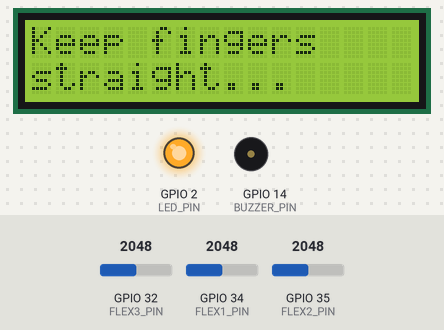
Simulated run of this sketch. Board: ESP32. Parts: 16×2 character LCD, output pins drawn as LEDs (lit = HIGH), buzzer (waves = sounding, pin HIGH). The test bench sets the inputs (shaded band); at power-on: GPIO 32 (FLEX3_PIN) = 2048, GPIO 34 (FLEX1_PIN) = 2048, GPIO 35 (FLEX2_PIN) = 2048 (analog values on the 0–4095 scale). WiFi joins after 1.5 s; servers stay silent unless stated; uploads are accepted with an empty reply; what the sketch prints to the serial monitor is not drawn.

Above: at 4.0 s.
At 7.2 s:
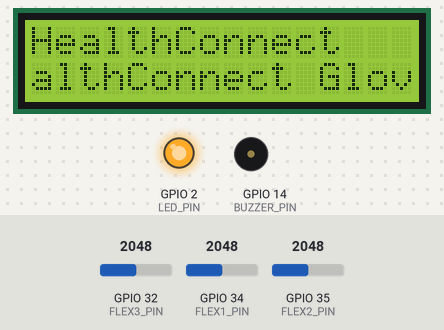
7.3 s: GPIO 32 (FLEX3_PIN) set to 2210
At 8.6 s:
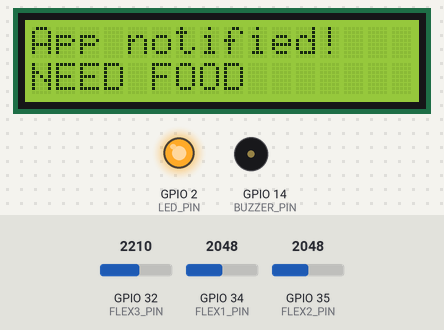
10.3 s: GPIO 34 (FLEX1_PIN) set to 2223
At 11.2 s:
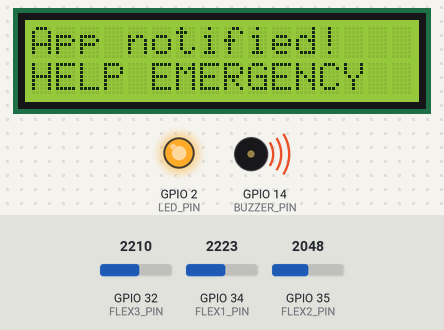
13.3 s: GPIO 35 (FLEX2_PIN) set to 2176
At 14.6 s:
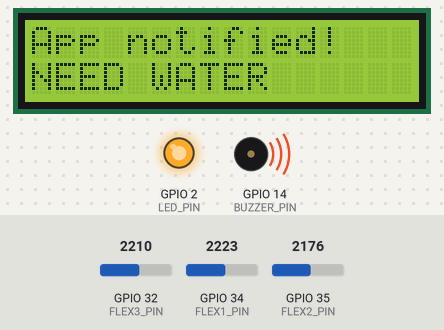
Timing chart, 0 to 28.6 s (numbered marks = the images above; inputs shaded):
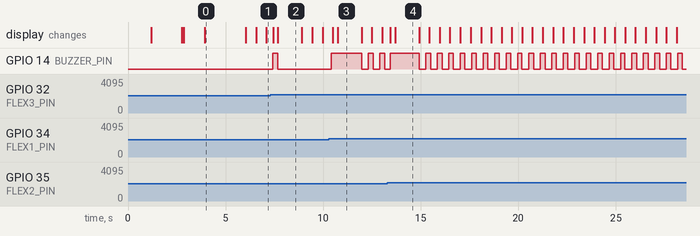

The sketch:

healthconnect_smart_glove.ino
```cpp
/*
 * HealthConnect Smart Glove — ESP32 Dev Module
 *
 * Flex sensor mapping from the supplied glove sketch:
 * GPIO 34 -> HELP / EMERGENCY; GPIO 35 -> WATER; GPIO 32 -> FOOD.
 * This version sends app events to HealthConnect's POST /api/patient-events.
 * Gmail SMTP is intentionally omitted for now.
 *
 * Copy secrets.example.h to secrets.h and enter Wi-Fi credentials locally.
 * Do not commit secrets.h. Configure LOCAL_SERVER_IP or the Cloudflare URL below.
 */

#include <WiFi.h>
#include <HTTPClient.h>
#include <WiFiClientSecure.h>
#include <Wire.h>
#include <LiquidCrystal_I2C.h>
#include <math.h>
#include "secrets.h"

// ---------------- APP CONNECTION ----------------
#define USE_CLOUDFLARE_TUNNEL 0
const char* LOCAL_SERVER_IP = "192.168.1.100"; // CHANGE to laptop IPv4 address
const uint16_t LOCAL_SERVER_PORT = 3001;
const char* CLOUDFLARE_BASE_URL = "https://YOUR-TUNNEL.trycloudflare.com";
const char* PATIENT_EVENTS_PATH = "/api/patient-events";
const char* DEVICE_ID = "GLOVE-ESP32-DEV01";

// ---------------- HARDWARE PINS ----------------
#define FLEX1_PIN 34
#define FLEX2_PIN 35
#define FLEX3_PIN 32
#define BUZZER_PIN 14
#define LED_PIN 2

LiquidCrystal_I2C lcd(0x27, 16, 2);

// ---------------- FLEX CALIBRATION ----------------
const int CHANGE_THRESHOLD = 100;
const int RESET_THRESHOLD = 50;
int baseline1 = 0, baseline2 = 0, baseline3 = 0;
bool helpActive = false, waterActive = false, foodActive = false;
bool startupReady = false;
// Emergency buzzer remains latched until the ESP32 restarts.
bool helpEmergencyLatched = false;

// ---------------- BUZZER SETTINGS ----------------
bool alertBuzzerActive = false, buzzerState = false;
unsigned long lastBuzzerToggle = 0;
const unsigned long BUZZER_ON_TIME = 200;
const unsigned long BUZZER_OFF_TIME = 300;

// ---------------- LCD HOMEPAGE ----------------
bool homeScreenActive = false;
unsigned long lastHomeScroll = 0;
int homeScrollIndex = 0;
const char homeText[] = "HealthConnect Glove Ready  ";

void showLCD(const char* line1, const char* line2) {
  homeScreenActive = false;
  lcd.setCursor(0, 0); lcd.print("                ");
  lcd.setCursor(0, 0); lcd.print(line1);
  lcd.setCursor(0, 1); lcd.print("                ");
  lcd.setCursor(0, 1); lcd.print(line2);
}

void showHomePage() {
  homeScreenActive = true;
  homeScrollIndex = 0;
  lastHomeScroll = millis();
  lcd.setCursor(0, 0); lcd.print("HealthConnect   ");
  lcd.setCursor(0, 1);
  for (int i = 0; i < 16; i++) lcd.print(homeText[i]);
}

void updateHomePage() {
  if (!homeScreenActive || millis() - lastHomeScroll < 500) return;
  lastHomeScroll = millis();
  const int textLength = sizeof(homeText) - 1;
  const int maxOffset = textLength > 16 ? textLength - 16 : 0;
  homeScrollIndex = (homeScrollIndex + 1) > maxOffset ? 0 : homeScrollIndex + 1;
  lcd.setCursor(0, 1);
  for (int i = 0; i < 16; i++) lcd.print(homeText[homeScrollIndex + i]);
}

void startAlertBuzzer() {
  alertBuzzerActive = true;
  buzzerState = true;
  lastBuzzerToggle = millis();
  digitalWrite(BUZZER_PIN, HIGH);
}

void stopAlertBuzzer() {
  if (helpEmergencyLatched) return;
  alertBuzzerActive = false;
  buzzerState = false;
  digitalWrite(BUZZER_PIN, LOW);
}

void updateBuzzer() {
  if (!alertBuzzerActive) return;
  const unsigned long now = millis();
  if (buzzerState && now - lastBuzzerToggle >= BUZZER_ON_TIME) {
    buzzerState = false;
    lastBuzzerToggle = now;
    digitalWrite(BUZZER_PIN, LOW);
  } else if (!buzzerState && now - lastBuzzerToggle >= BUZZER_OFF_TIME) {
    buzzerState = true;
    lastBuzzerToggle = now;
    digitalWrite(BUZZER_PIN, HIGH);
  }
}

void updateLED() {
  digitalWrite(LED_PIN, WiFi.status() == WL_CONNECTED ? HIGH : LOW);
}

bool connectWiFi() {
  showLCD("Connecting WiFi", "Please wait...");
  Serial.println("[WiFi] Connecting...");
  WiFi.mode(WIFI_STA);
  WiFi.begin(WIFI_SSID, WIFI_PASSWORD);
  const unsigned long startTime = millis();

  while (WiFi.status() != WL_CONNECTED && millis() - startTime < 20000) {
    updateLED();
    delay(250);
    Serial.print(".");
  }
  Serial.println();

  if (WiFi.status() == WL_CONNECTED) {
    Serial.print("[WiFi] Connected. ESP32 IP: ");
    Serial.println(WiFi.localIP());
    updateLED();
    return true;
  }
  Serial.println("[WiFi] Connection failed.");
  digitalWrite(LED_PIN, LOW);
  return false;
}

bool ensureWiFi() {
  if (WiFi.status() == WL_CONNECTED) return true;
  Serial.println("[WiFi] Reconnecting...");
  showLCD("WiFi reconnect", "Please wait...");
  WiFi.reconnect();
  const unsigned long startTime = millis();
  while (WiFi.status() != WL_CONNECTED && millis() - startTime < 10000) {
    updateLED();
    delay(200);
  }
  updateLED();
  return WiFi.status() == WL_CONNECTED;
}

int readFlexSensor(int pin) {
  long total = 0;
  for (int i = 0; i < 10; i++) {
    total += analogRead(pin);
    delay(2);
  }
  return static_cast<int>(total / 10);
}

bool checkRequirements() {
  showLCD("Initializing...", "Checking sensors");
  const int value1 = readFlexSensor(FLEX1_PIN);
  const int value2 = readFlexSensor(FLEX2_PIN);
  const int value3 = readFlexSensor(FLEX3_PIN);
  Serial.println("----- STARTUP CHECK -----");
  Serial.printf("Flex 1: %d\nFlex 2: %d\nFlex 3: %d\n", value1, value2, value3);

  const bool sensorsOK =
      value1 > 2 && value1 < 4093 &&
      value2 > 2 && value2 < 4093 &&
      value3 > 2 && value3 < 4093;
  const bool wifiOK = WiFi.status() == WL_CONNECTED;
  Serial.printf("Flex sensor check: %s\n", sensorsOK ? "PASSED" : "FAILED");
  Serial.printf("Wi-Fi check: %s\n", wifiOK ? "PASSED" : "FAILED");

  if (!sensorsOK) { showLCD("Sensor Check", "Check wiring!"); return false; }
  if (!wifiOK) { showLCD("WiFi Not Ready", "Check network"); return false; }
  showLCD("Checks Passed", "Calibrating...");
  delay(1000);
  return true;
}

void calibrateSensors() {
  showLCD("Keep fingers", "straight...");
  Serial.println("[Sensor] Calibrating. Keep fingers straight.");
  delay(2000);
  baseline1 = readFlexSensor(FLEX1_PIN);
  baseline2 = readFlexSensor(FLEX2_PIN);
  baseline3 = readFlexSensor(FLEX3_PIN);
  Serial.printf("Baseline 1: %d\nBaseline 2: %d\nBaseline 3: %d\n",
                baseline1, baseline2, baseline3);
  helpActive = waterActive = foodActive = false;
}

String makeEventUrl() {
#if USE_CLOUDFLARE_TUNNEL
  return String(CLOUDFLARE_BASE_URL) + PATIENT_EVENTS_PATH;
#else
  return String("http://") + LOCAL_SERVER_IP + ":" +
         String(LOCAL_SERVER_PORT) + PATIENT_EVENTS_PATH;
#endif
}

template <typename TClient>
bool postGestureEvent(TClient& client, const String& url, const char* gesture) {
  HTTPClient http;
  http.setTimeout(6000);
  if (!http.begin(client, url)) {
    Serial.println("[App] ERROR: Could not initialize HTTP request.");
    return false;
  }

  http.addHeader("Content-Type", "application/json");
  http.addHeader("Accept", "application/json");
  const String payload = String("{\"deviceId\":\"") + DEVICE_ID +
                         "\",\"gesture\":\"" + gesture + "\"}";

  Serial.print("[App] POST "); Serial.println(url);
  Serial.print("[App] Payload: "); Serial.println(payload);
  const int statusCode = http.POST(payload);
  const String responseBody = statusCode > 0 ? http.getString() : "";
  http.end();

  Serial.printf("[App] HTTP status: %d\n", statusCode);
  if (responseBody.length()) { Serial.print("[App] Response: "); Serial.println(responseBody); }
  return statusCode >= 200 && statusCode < 300;
}

bool sendAppEvent(const char* gesture, const char* lcdLabel) {
  Serial.println();
  Serial.println("==============================");
  Serial.print("[Gesture] Detected: "); Serial.println(gesture);
  showLCD("Sending request", lcdLabel);
  startAlertBuzzer();

  if (!ensureWiFi()) {
    Serial.println("[App] FAILED: Wi-Fi unavailable.");
    showLCD("Request failed", "WiFi unavailable");
    delay(1200);
    showHomePage();
    return false;
  }

  const String url = makeEventUrl();
  bool success = false;
#if USE_CLOUDFLARE_TUNNEL
  // DEMO ONLY: this bypasses certificate validation; not production-safe.
  WiFiClientSecure client;
  client.setInsecure();
  success = postGestureEvent(client, url, gesture);
#else
  WiFiClient client;
  success = postGestureEvent(client, url, gesture);
#endif

  if (success) {
    Serial.println("[App] Request accepted by HealthConnect.");
    showLCD("App notified!", lcdLabel);
    if (!helpEmergencyLatched) stopAlertBuzzer();
  } else {
    Serial.println("[App] FAILED: Request was not accepted. Check endpoint/server.");
    showLCD("App request failed", "Check connection");
    // Keep buzzer active if delivery fails so the event is not silently lost.
  }

  delay(1200);
  showHomePage();
  Serial.println("==============================");
  return success;
}

void setup() {
  Serial.begin(115200);
  pinMode(FLEX1_PIN, INPUT);
  pinMode(FLEX2_PIN, INPUT);
  pinMode(FLEX3_PIN, INPUT);
  pinMode(BUZZER_PIN, OUTPUT);
  pinMode(LED_PIN, OUTPUT);
  digitalWrite(BUZZER_PIN, LOW);
  digitalWrite(LED_PIN, LOW);

  analogReadResolution(12);
  Wire.begin(21, 22);
  lcd.init();
  lcd.backlight();
  showLCD("HealthConnect", "Initializing...");
  delay(1000);

  if (!connectWiFi()) {
    showLCD("WiFi Failed", "Check secrets.h");
    Serial.println("[Startup] Failed: Wi-Fi unavailable.");
    return;
  }
  if (!checkRequirements()) {
    Serial.println("[Startup] Sensor/network check failed.");
    return;
  }

  calibrateSensors();
  startupReady = true;
  showHomePage();
  Serial.println();
  Serial.println("HealthConnect Smart Glove Ready.");
  Serial.printf("Device ID: %s\n", DEVICE_ID);
  Serial.println("GPIO 34 = HELP / EMERGENCY");
  Serial.println("GPIO 35 = WATER");
  Serial.println("GPIO 32 = FOOD");
  Serial.print("Endpoint: "); Serial.println(makeEventUrl());
}

void loop() {
  updateBuzzer();
  updateLED();
  if (!startupReady) { delay(50); return; }
  updateHomePage();

  const int flex1 = readFlexSensor(FLEX1_PIN);
  const int flex2 = readFlexSensor(FLEX2_PIN);
  const int flex3 = readFlexSensor(FLEX3_PIN);
  const int diff1 = abs(flex1 - baseline1);
  const int diff2 = abs(flex2 - baseline2);
  const int diff3 = abs(flex3 - baseline3);

  Serial.printf("F1: %d  F2: %d  F3: %d\n", flex1, flex2, flex3);

  // Flex 1 = HELP / EMERGENCY. One emergency is latched per board boot.
  if (diff1 > CHANGE_THRESHOLD && !helpActive && !helpEmergencyLatched) {
    helpActive = true;
    helpEmergencyLatched = true;
    startAlertBuzzer();
    sendAppEvent("EMERGENCY", "HELP EMERGENCY");
  }
  if (diff1 < RESET_THRESHOLD) helpActive = false;

  // Flex 2 = WATER. One request per bend until the sensor returns to baseline.
  if (diff2 > CHANGE_THRESHOLD && !waterActive) {
    waterActive = true;
    sendAppEvent("WATER", "NEED WATER");
  }
  if (diff2 < RESET_THRESHOLD) waterActive = false;

  // Flex 3 = FOOD. One request per bend until the sensor returns to baseline.
  if (diff3 > CHANGE_THRESHOLD && !foodActive) {
    foodActive = true;
    sendAppEvent("FOOD", "NEED FOOD");
  }
  if (diff3 < RESET_THRESHOLD) foodActive = false;

  updateBuzzer();
  updateLED();
  updateHomePage();
  delay(50);
}
```

secrets.example.h
```cpp
#pragma once

// Copy this file to secrets.h in the same folder and edit locally.
// NEVER commit secrets.h or share it in a public repository.

#define WIFI_SSID "YOUR_2_4_GHZ_WIFI_NAME"
#define WIFI_PASSWORD "YOUR_WIFI_PASSWORD"
```

Measured:
- the behaviour switches between 2148 and 2149 on GPIO 32 (FLEX3_PIN) (found by bisection; images 1 and 2)
- the behaviour switches between 2148 and 2149 on GPIO 34 (FLEX1_PIN) (found by bisection; images 2 and 3)
- the behaviour switches between 2148 and 2149 on GPIO 35 (FLEX2_PIN) (found by bisection; images 3 and 4)
- after the input at 7.3 s, GPIO 14 (BUZZER_PIN): LOW → HIGH after 0.13 s, → LOW 0.26 s later; the display: first changes after 0.13 s (image 2 shows a later state)
- after the input at 10.3 s, GPIO 14 (BUZZER_PIN): LOW → HIGH after 0.13 s, then repeats every 0.58 s: LOW 0.34 s, HIGH 0.24 s; the display: first changes after 0.20 s (image 3 shows a later state)
- after the input at 13.3 s, the display: first changes after 0.14 s (image 4 shows a later state)
- what the display in image 0 shows lasts 2.1 s, from 3.9 s to 6.0 s
